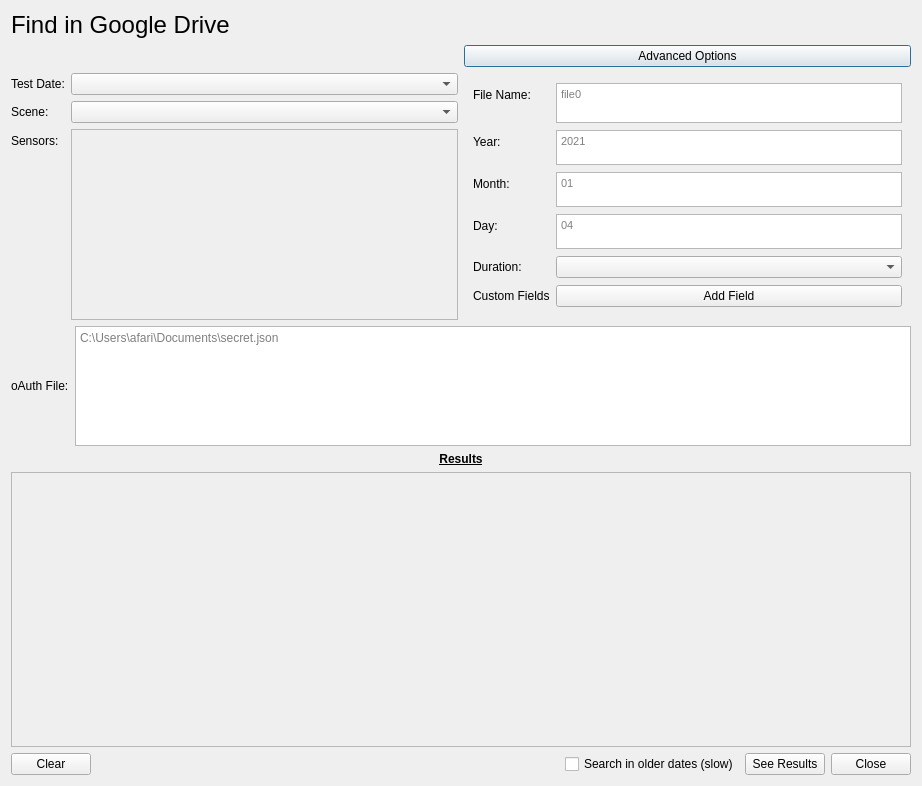
<?xml version="1.0" encoding="UTF-8"?>
<ui version="4.0">
 <class>Dialog</class>
 <widget class="QDialog" name="Dialog">
  <property name="geometry">
   <rect>
    <x>0</x>
    <y>0</y>
    <width>922</width>
    <height>786</height>
   </rect>
  </property>
  <property name="sizePolicy">
   <sizepolicy hsizetype="Preferred" vsizetype="Preferred">
    <horstretch>0</horstretch>
    <verstretch>0</verstretch>
   </sizepolicy>
  </property>
  <property name="minimumSize">
   <size>
    <width>0</width>
    <height>0</height>
   </size>
  </property>
  <property name="windowTitle">
   <string>Dialog</string>
  </property>
  <layout class="QVBoxLayout" name="verticalLayout">
   <item>
    <layout class="QVBoxLayout" name="verticalLayout_2">
     <item>
      <widget class="QLabel" name="label_9">
       <property name="font">
        <font>
         <pointsize>18</pointsize>
        </font>
       </property>
       <property name="text">
        <string>Find in Google Drive</string>
       </property>
      </widget>
     </item>
    </layout>
   </item>
   <item>
    <layout class="QGridLayout" name="gridLayout_3">
     <item row="1" column="0">
      <layout class="QFormLayout" name="formLayout">
       <item row="0" column="0">
        <widget class="QLabel" name="label_11">
         <property name="text">
          <string>Test Date:</string>
         </property>
        </widget>
       </item>
       <item row="0" column="1">
        <widget class="QComboBox" name="upload_date_input"/>
       </item>
       <item row="1" column="0">
        <widget class="QLabel" name="label_5">
         <property name="text">
          <string>Scene:</string>
         </property>
        </widget>
       </item>
       <item row="1" column="1">
        <widget class="QComboBox" name="scene_input"/>
       </item>
       <item row="2" column="0">
        <widget class="QLabel" name="label_8">
         <property name="text">
          <string>Sensors:</string>
         </property>
        </widget>
       </item>
       <item row="2" column="1">
        <widget class="QScrollArea" name="scrollArea_2">
         <property name="widgetResizable">
          <bool>true</bool>
         </property>
         <widget class="QWidget" name="scrollAreaWidgetContents_2">
          <property name="geometry">
           <rect>
            <x>0</x>
            <y>0</y>
            <width>381</width>
            <height>77</height>
           </rect>
          </property>
          <layout class="QGridLayout" name="gridLayout"/>
         </widget>
        </widget>
       </item>
      </layout>
     </item>
     <item row="0" column="1">
      <widget class="QPushButton" name="adv_options_button">
       <property name="text">
        <string>Advanced Options</string>
       </property>
      </widget>
     </item>
     <item row="1" column="1">
      <widget class="QWidget" name="adv_options_widget" native="true">
       <layout class="QFormLayout" name="adv_options_layout">
        <item row="0" column="0">
         <widget class="QLabel" name="label_14">
          <property name="text">
           <string>File Name:</string>
          </property>
         </widget>
        </item>
        <item row="0" column="1">
         <widget class="QPlainTextEdit" name="file_name_input">
          <property name="sizePolicy">
           <sizepolicy hsizetype="Expanding" vsizetype="Fixed">
            <horstretch>0</horstretch>
            <verstretch>0</verstretch>
           </sizepolicy>
          </property>
          <property name="maximumSize">
           <size>
            <width>16777215</width>
            <height>40</height>
           </size>
          </property>
          <property name="font">
           <font>
            <pointsize>8</pointsize>
           </font>
          </property>
          <property name="inputMethodHints">
           <set>Qt::ImhDigitsOnly</set>
          </property>
          <property name="placeholderText">
           <string>file0</string>
          </property>
         </widget>
        </item>
        <item row="1" column="0">
         <widget class="QLabel" name="label_6">
          <property name="text">
           <string>Year:</string>
          </property>
         </widget>
        </item>
        <item row="1" column="1">
         <widget class="QPlainTextEdit" name="year_input">
          <property name="enabled">
           <bool>true</bool>
          </property>
          <property name="sizePolicy">
           <sizepolicy hsizetype="Expanding" vsizetype="Fixed">
            <horstretch>0</horstretch>
            <verstretch>0</verstretch>
           </sizepolicy>
          </property>
          <property name="maximumSize">
           <size>
            <width>16777215</width>
            <height>35</height>
           </size>
          </property>
          <property name="font">
           <font>
            <pointsize>8</pointsize>
           </font>
          </property>
          <property name="inputMethodHints">
           <set>Qt::ImhDigitsOnly</set>
          </property>
          <property name="placeholderText">
           <string>2021</string>
          </property>
         </widget>
        </item>
        <item row="2" column="0">
         <widget class="QLabel" name="label_3">
          <property name="text">
           <string>Month:</string>
          </property>
         </widget>
        </item>
        <item row="2" column="1">
         <widget class="QPlainTextEdit" name="month_input">
          <property name="maximumSize">
           <size>
            <width>16777215</width>
            <height>35</height>
           </size>
          </property>
          <property name="font">
           <font>
            <pointsize>8</pointsize>
           </font>
          </property>
          <property name="inputMethodHints">
           <set>Qt::ImhDigitsOnly</set>
          </property>
          <property name="placeholderText">
           <string>01</string>
          </property>
         </widget>
        </item>
        <item row="3" column="0">
         <widget class="QLabel" name="label_4">
          <property name="text">
           <string>Day:</string>
          </property>
         </widget>
        </item>
        <item row="3" column="1">
         <widget class="QPlainTextEdit" name="day_input">
          <property name="maximumSize">
           <size>
            <width>16777215</width>
            <height>35</height>
           </size>
          </property>
          <property name="font">
           <font>
            <pointsize>8</pointsize>
           </font>
          </property>
          <property name="inputMethodHints">
           <set>Qt::ImhDigitsOnly</set>
          </property>
          <property name="placeholderText">
           <string>04</string>
          </property>
         </widget>
        </item>
        <item row="4" column="0">
         <widget class="QLabel" name="label_12">
          <property name="text">
           <string>Duration:</string>
          </property>
         </widget>
        </item>
        <item row="4" column="1">
         <widget class="QComboBox" name="duration_input"/>
        </item>
        <item row="5" column="0">
         <widget class="QLabel" name="label">
          <property name="text">
           <string>Custom Fields</string>
          </property>
         </widget>
        </item>
        <item row="5" column="1">
         <widget class="QPushButton" name="add_field_button">
          <property name="text">
           <string>Add Field</string>
          </property>
         </widget>
        </item>
       </layout>
      </widget>
     </item>
    </layout>
   </item>
   <item>
    <layout class="QHBoxLayout" name="horizontalLayout">
     <property name="sizeConstraint">
      <enum>QLayout::SetDefaultConstraint</enum>
     </property>
     <item>
      <widget class="QLabel" name="label_10">
       <property name="maximumSize">
        <size>
         <width>16777215</width>
         <height>120</height>
        </size>
       </property>
       <property name="text">
        <string>oAuth File:</string>
       </property>
      </widget>
     </item>
     <item>
      <widget class="QPlainTextEdit" name="sec_file">
       <property name="maximumSize">
        <size>
         <width>16777215</width>
         <height>120</height>
        </size>
       </property>
       <property name="placeholderText">
        <string>C:\Users\afari\Documents\secret.json</string>
       </property>
      </widget>
     </item>
    </layout>
   </item>
   <item>
    <layout class="QVBoxLayout" name="verticalLayout_3">
     <item>
      <widget class="QLabel" name="label_2">
       <property name="font">
        <font>
         <weight>75</weight>
         <bold>true</bold>
         <underline>true</underline>
        </font>
       </property>
       <property name="text">
        <string>Results</string>
       </property>
       <property name="alignment">
        <set>Qt::AlignCenter</set>
       </property>
      </widget>
     </item>
    </layout>
   </item>
   <item>
    <widget class="QScrollArea" name="scrollArea">
     <property name="widgetResizable">
      <bool>true</bool>
     </property>
     <widget class="QWidget" name="scrollAreaWidgetContents">
      <property name="geometry">
       <rect>
        <x>0</x>
        <y>0</y>
        <width>900</width>
        <height>190</height>
       </rect>
      </property>
      <layout class="QGridLayout" name="gridLayout_2"/>
     </widget>
    </widget>
   </item>
   <item>
    <layout class="QHBoxLayout" name="horizontalLayout_3">
     <item>
      <widget class="QPushButton" name="clearButton">
       <property name="text">
        <string>Clear</string>
       </property>
      </widget>
     </item>
     <item>
      <spacer name="horizontalSpacer">
       <property name="orientation">
        <enum>Qt::Horizontal</enum>
       </property>
       <property name="sizeHint" stdset="0">
        <size>
         <width>40</width>
         <height>20</height>
        </size>
       </property>
      </spacer>
     </item>
     <item>
      <widget class="QCheckBox" name="search_older_dates">
       <property name="text">
        <string>Search in older dates (slow)</string>
       </property>
      </widget>
     </item>
     <item>
      <widget class="QPushButton" name="see_results_btn">
       <property name="text">
        <string>See Results</string>
       </property>
      </widget>
     </item>
     <item>
      <widget class="QPushButton" name="close_btn">
       <property name="text">
        <string>Close</string>
       </property>
      </widget>
     </item>
    </layout>
   </item>
  </layout>
 </widget>
 <resources/>
 <connections/>
</ui>
